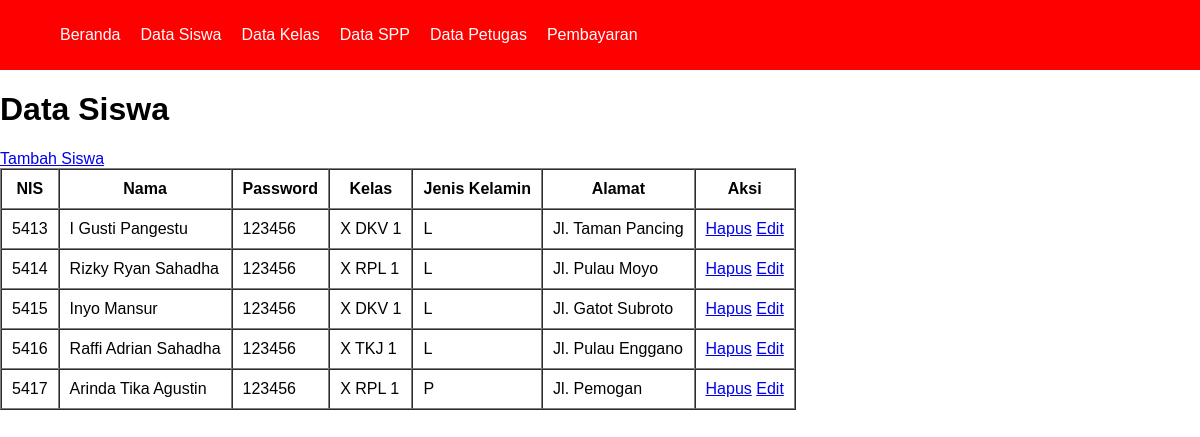
Before: /siswa/siswa.php with the older database file.
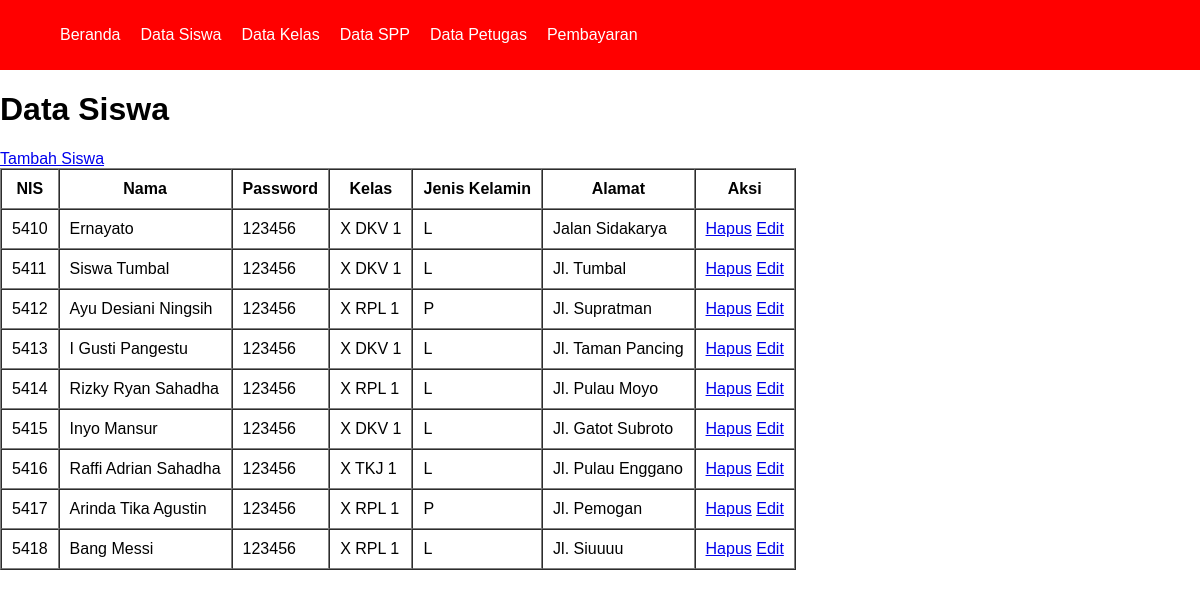
After: the same page with the newer database file.
### tables this page shows
CREATE TABLE `tb_siswa` (
  `nis` int NOT NULL,
  `nama_siswa` varchar(100) NOT NULL,
  `password` varchar(10) NOT NULL,
  `id_kelas` varchar(10) NOT NULL,
  `jenis_kelamin` varchar(10) NOT NULL,
  `alamat` varchar(100) NOT NULL
);

CREATE TABLE `tb_kelas` (
  `id_kelas` varchar(10) NOT NULL,
  `kelas` varchar(10) NOT NULL,
  `jurusan` varchar(100) NOT NULL
);

### siswa/functions_siswa.php (called while the page is built, shortened)
<?php
    $conn = mysqli_connect("localhost", "root", "", "spp_db");
    function query($query){
        global $conn;
        $result = mysqli_query($conn, $query);
        $rows = [];
        while( $row = mysqli_fetch_assoc($result)) {
            $rows[] = $row;
        }
        return $rows;
    }
?>

### siswa/siswa.php (the view, shortened to what this page needs)
<?php
    require 'functions_siswa.php';
    require '../views/template/navbar.php';
    $siswa = query("SELECT * FROM tb_siswa INNER JOIN tb_kelas USING(id_kelas) ORDER BY nis ASC");
?>
<!DOCTYPE html>
<html lang="en">
<head>
    <link rel="stylesheet" href="../CSS/style.css">
</head>
<body>
    <h1>Data Siswa</h1>
    <a href="create_siswa.php">Tambah Siswa</a>
    <table border="1" cellspacing="0" cellpadding="10">
        <tr>
            <th>NIS</th>
            <th>Nama</th>
            <th>Password</th>
            <th>Kelas</th>
            <th>Jenis Kelamin</th>
            <th>Alamat</th>
            <th>Aksi</th>
        </tr>
        <?php foreach($siswa as $row) : ?>
        <tr>
            <td><?= $row["nis"]; ?></td>
            <td><?= $row["nama_siswa"]; ?></td>
            <td><?= $row["password"] ?></td>
            <td><?= $row["kelas"]; ?></td>
            <td><?= $row["jenis_kelamin"]; ?></td>
            <td><?= $row["alamat"]; ?></td>
            <td>
                <a href="delete_siswa.php?nis=<?= $row["nis"]; ?>">Hapus</a>
                <a href="update_siswa.php?nis=<?= $row["nis"]; ?>">Edit</a>
            </td>
        </tr>
        <?php endforeach; ?>
    </table>
</body>
</html>

### views/template/navbar.php (shortened to what this page needs)
<!DOCTYPE html>
<html lang="en">
<head>
    <header>
        <nav>
            <ul>
                <li><a href="../index.php">Beranda</a></li>
                <li><a href="../siswa/siswa.php">Data Siswa</a></li>
                <li><a href="../kelas/kelas.php">Data Kelas</a></li>
                <li><a href="../spp/spp.php">Data SPP</a></li>
                <li><a href="../petugas/petugas.php">Data Petugas</a></li>
                <li><a href="../pembayaran/pembayaran.php">Pembayaran</a></li>
            </ul>
        </nav>
    </header>
</head>
<body>

### CSS/style.css (style rules this page uses)
html, body { margin: 0; padding: 0; box-sizing: border-box; font-family: 'Gill Sans', 'Gill Sans MT', Calibri, 'Trebuchet MS', sans-serif; overflow-x: hidden; }

### views/template/navbar.php (style rules this page uses)
html, body { margin: 0; padding: 0; box-sizing: border-box; }
ul li { list-style: none; }
header { width: 100%; height: 50px; background-color: red; display: flex; align-items: center; padding: 10px 20px; }
header nav ul { display: flex; justify-content: center; align-items: center; gap: 20px; }
header nav ul li a { text-decoration: none; color: #fff; }

Changed rows visible on the page:
added tb_siswa: nis "5410", nama_siswa "Ernayato", password "123456", id_kelas.kelas "X DKV 1", jenis_kelamin "L", alamat "Jalan Sidakarya"
added tb_siswa: nis "5411", nama_siswa "Siswa Tumbal", password "123456", id_kelas.kelas "X DKV 1", jenis_kelamin "L", alamat "Jl. Tumbal"
added tb_siswa: nis "5412", nama_siswa "Ayu Desiani Ningsih", password "123456", id_kelas.kelas "X RPL 1", jenis_kelamin "P", alamat "Jl. Supratman"
added tb_siswa: nis "5418", nama_siswa "Bang Messi", password "123456", id_kelas.kelas "X RPL 1", jenis_kelamin "L", alamat "Jl. Siuuuu"
